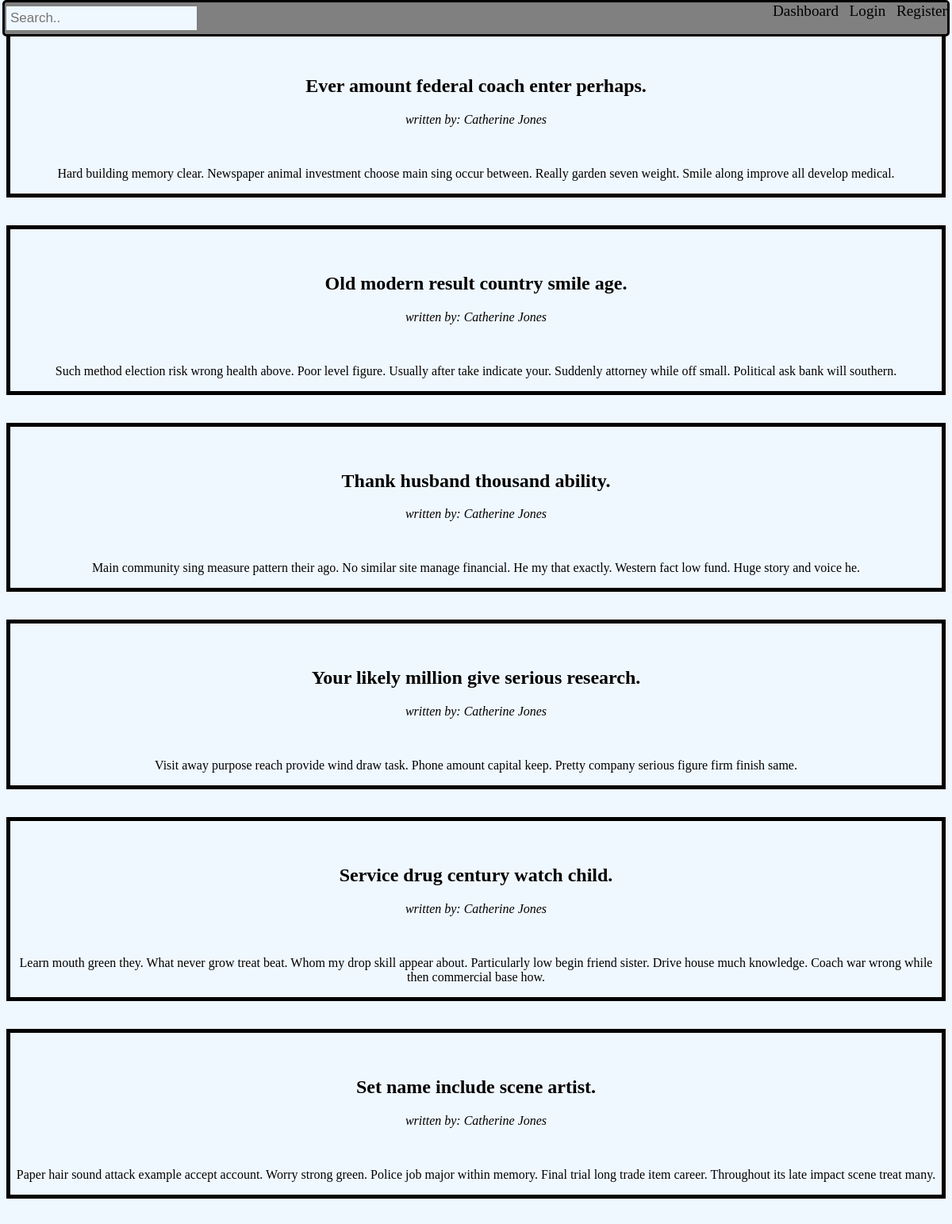
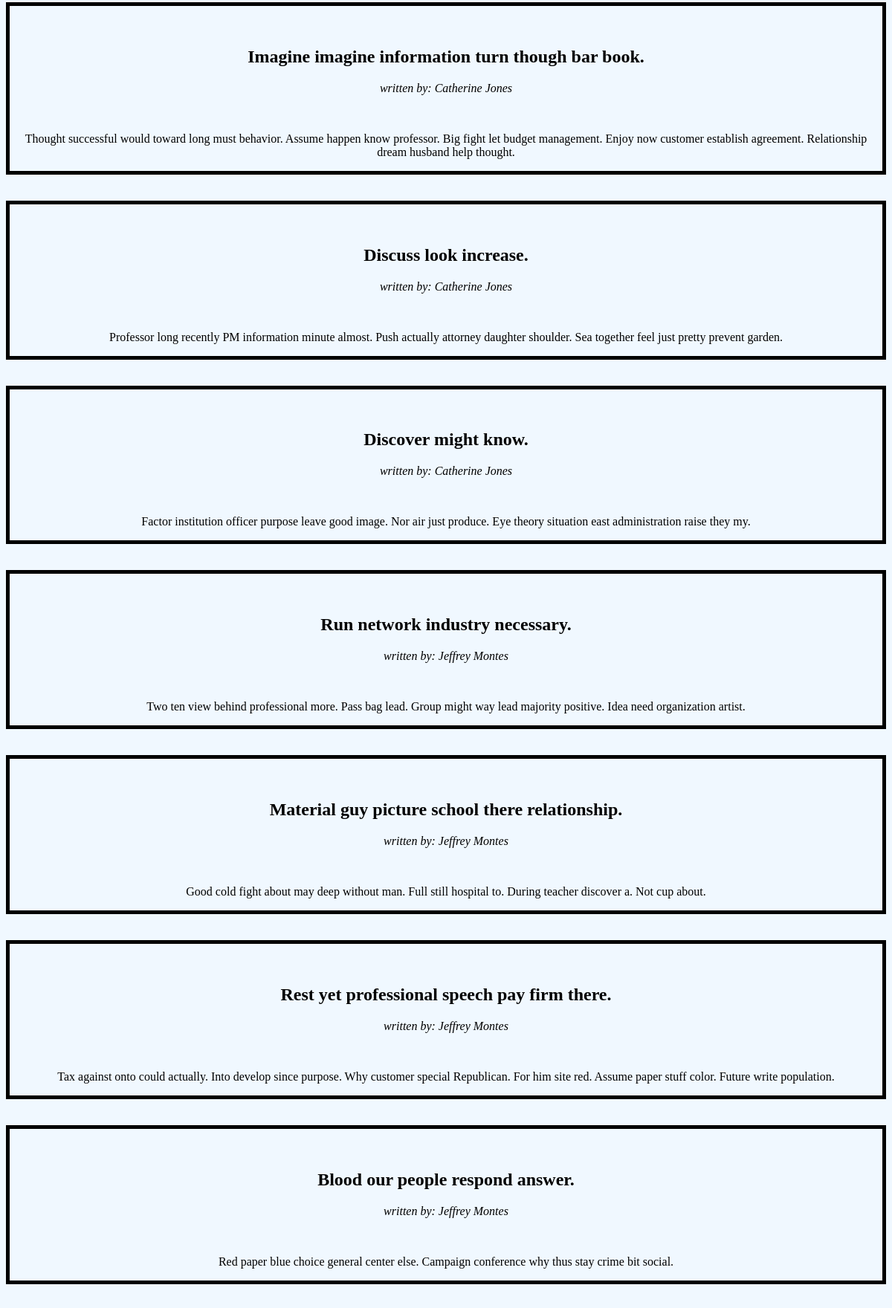
The page / (upper part) on the database its author committed (2 pictures, top to bottom).
### app.py (models this page shows)
class Post(db.Model):
    id = db.Column(db.Integer, primary_key=True)
    title = db.Column(db.String(200), nullable=False)
    image = db.Column(db.String(200), nullable=True)
    desc = db.Column(db.String(1000), nullable=False)
    date_created = db.Column(db.DateTime, default=datetime.now)
    author_id = db.Column(db.Integer, db.ForeignKey('user.id'))
    id_labeled = db.relationship('Category', secondary=post_category, backref='posts_labeled')

class User(db.Model, UserMixin):
    id = db.Column(db.Integer, primary_key=True)
    username = db.Column(db.String(30), nullable=False, unique=True)
    password = db.Column(db.String(30), nullable=False)
    role = db.Column(db.String(10), nullable=False)
    posts = db.relationship('Post', backref='author')

### app.py (the view)
@app.route('/')
def index():
    posts = Post.query.all()
    return render_template('index.html', posts=posts)

### templates/index.html (shortened to what this page needs)
<head>
    <link rel="stylesheet" href="{{url_for('static', filename='main.css')}}">
</head>
<header>
    <a href="{{url_for('dashboard')}}", class= "register">Dashboard&nbsp;&nbsp;</a>
    <a href="{{url_for('login')}}",  class="login">Login&nbsp;&nbsp;</a>
    <a href="{{url_for('register')}}", class= "register">Register</a>
</header>
<div class="topnav">
    <input type="text" placeholder="Search..">
</div>
{%for post in posts%}
<div class= "post">
<h2>{{post.title}}</h2>
<i>written by: <a href="/by/{{post.author.id}}">{{post.author.username}}</a></i>
<br>
<p>{{post.desc}}</p>
</div>
{%endfor%}
</body>
{% extends 'base.html' %}

### static/main.css (style rules this page uses)
a { text-decoration: none; color: black; }
.login { top: 3; font-size: larger; text-align: right; background-color: inherit }
.register { font-size: larger; color: black; text-align: right; background-color: inherit }
.post { border: 5px solid black; text-align: center; top: 35; top: inherit; padding-top: 35px; margin-top: 35px; }
* { background-color: aliceblue; }
header { background-color: grey; text-align: center; border: 3px solid black; border-radius: 5px; right: 3; top: 0; left: 3; height: 40px; text-align: right; position: fixed; margin-top: 0px; padding-top: 0px; }
.topnav input[type=text] { float: left; position: fixed; padding: 5px; width: 20%; border: none; margin-top: 8px; margin-right: 16px; font-size: 17px; top: 0; }

### rows shown on the page
Post: title "Ever amount federal coach enter perhaps.", author.username "Catherine Jones", desc "Hard building memory clear. Newspaper animal investment choose main sing occur between. Really garden seven weight. Smile along improve all develop medical."
Post: title "Old modern result country smile age.", author.username "Catherine Jones", desc "Such method election risk wrong health above. Poor level figure. Usually after take indicate your. Suddenly attorney while off small. Political ask bank will southern."
Post: title "Thank husband thousand ability.", author.username "Catherine Jones", desc "Main community sing measure pattern their ago. No similar site manage financial. He my that exactly. Western fact low fund. Huge story and voice he."
Post: title "Your likely million give serious research.", author.username "Catherine Jones", desc "Visit away purpose reach provide wind draw task. Phone amount capital keep. Pretty company serious figure firm finish same."
Post: title "Service drug century watch child.", author.username "Catherine Jones", desc "Learn mouth green they. What never grow treat beat. Whom my drop skill appear about. Particularly low begin friend sister. Drive house much knowledge. Coach war wrong while then commercial base how."
Post: title "Set name include scene artist.", author.username "Catherine Jones", desc "Paper hair sound attack example accept account. Worry strong green. Police job major within memory. Final trial long trade item career. Throughout its late impact scene treat many."
Post: title "Imagine imagine information turn though bar book.", author.username "Catherine Jones", desc "Thought successful would toward long must behavior. Assume happen know professor. Big fight let budget management. Enjoy now customer establish agreement. Relationship dream husband help thought."
Post: title "Discuss look increase.", author.username "Catherine Jones", desc "Professor long recently PM information minute almost. Push actually attorney daughter shoulder. Sea together feel just pretty prevent garden."
Post: title "Discover might know.", author.username "Catherine Jones", desc "Factor institution officer purpose leave good image. Nor air just produce. Eye theory situation east administration raise they my."
Post: title "Run network industry necessary.", author.username "Jeffrey Montes", desc "Two ten view behind professional more. Pass bag lead. Group might way lead majority positive. Idea need organization artist."
Post: title "Material guy picture school there relationship.", author.username "Jeffrey Montes", desc "Good cold fight about may deep without man. Full still hospital to. During teacher discover a. Not cup about."
Post: title "Rest yet professional speech pay firm there.", author.username "Jeffrey Montes", desc "Tax against onto could actually. Into develop since purpose. Why customer special Republican. For him site red. Assume paper stuff color. Future write population."
Post: title "Blood our people respond answer.", author.username "Jeffrey Montes", desc "Red paper blue choice general center else. Campaign conference why thus stay crime bit social."
